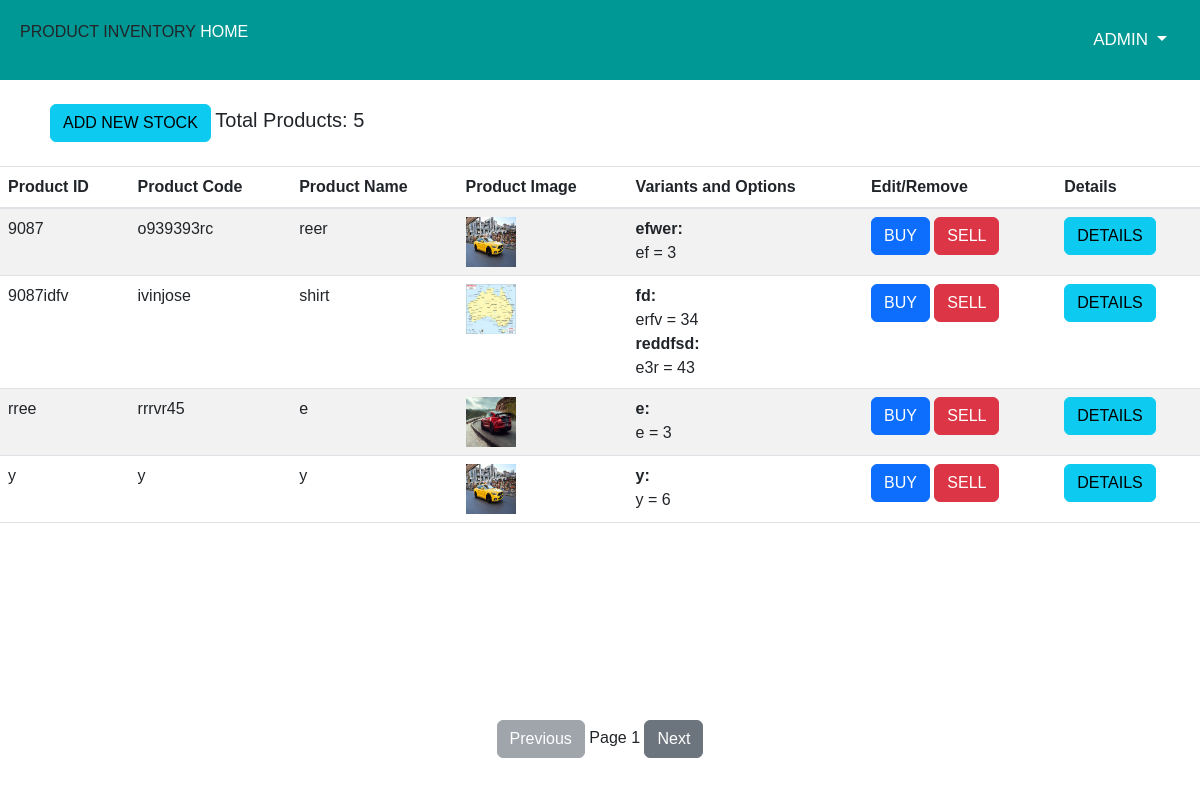
Page / (signed in) on the earlier database version.
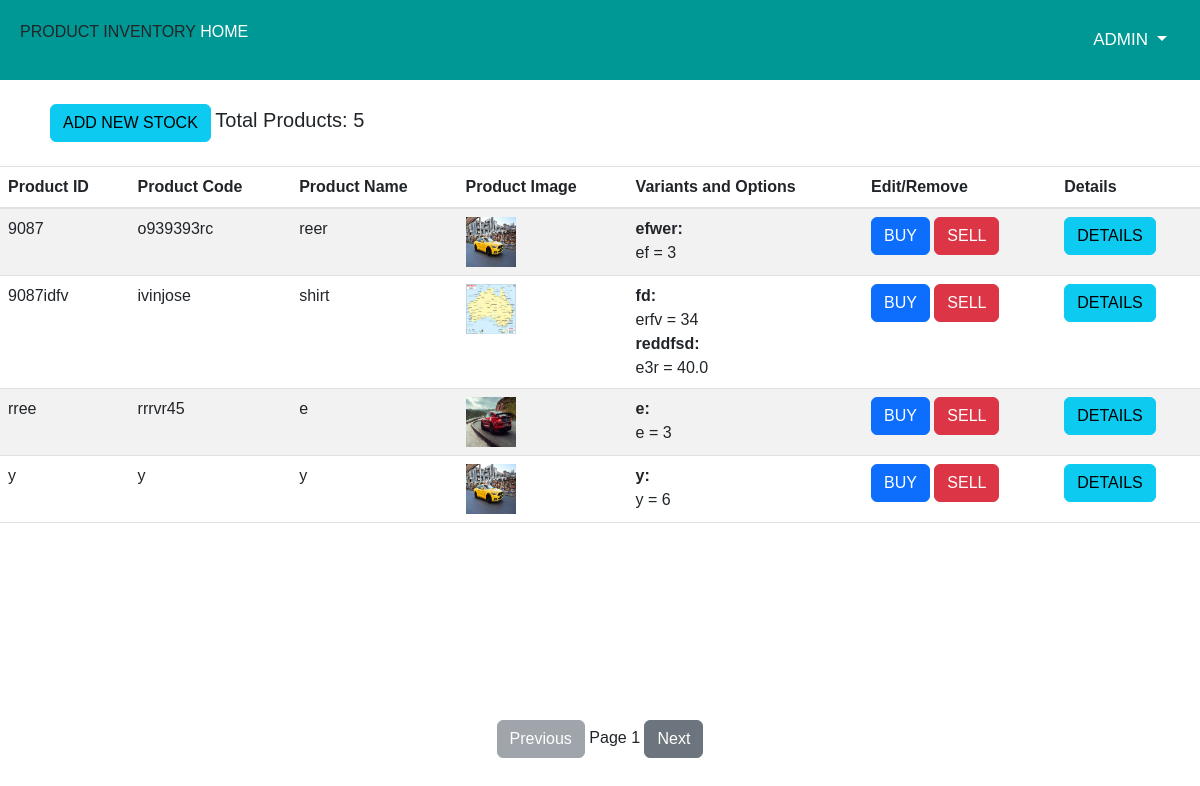
Same page on the later database version.
### main.py (models this page shows)
class ProductVariantOption(db.Model):
    __tablename__ = 'product_varient_options'
    id = db.Column(db.String(36), primary_key=True, default=lambda: str(uuid.uuid4()))
    Variant = db.Column(db.String(36), db.ForeignKey('product_varients.id'), nullable=False)
    quantity = db.Column(db.String(36), db.ForeignKey('product_varients.id'), nullable=False)
    OptionName = db.Column(db.String(255), nullable=False)
    CreatedDate = db.Column(db.DateTime, nullable=False, default=db.func.current_timestamp())
    UpdatedDate = db.Column(db.DateTime, nullable=True, onupdate=db.func.current_timestamp())

### main.py (the view)
@app.route('/')
def home():
    if 'loggedin' in session:
        products = Product.query.all()
        product_data = []
        for product in products:
            variants = ProductVariant.query.filter_by(Product=product.id).all()
            variant_data = []
            for variant in variants:
                options = ProductVariantOption.query.filter_by(Variant=variant.id).all()
                option_data = []
                for option in options:
                    option_data.append({
                        "option_name": option.OptionName,
                        "quantity": option.quantity  # Fetch the quantity field
                    })
                variant_data.append({
                    "variant_name": variant.VariantName,
                    "options": option_data
                })
            product_images = ProductImage.query.filter_by(Product=product.id).all()
            image_urls = [img.ImageURL for img in product_images]
            created_user = product.CreatedUser  # Assuming 'CreatedUser' stores the user ID of the product creator
            created_date = product.CreatedDate.strftime('%Y-%m-%d %H:%M:%S') if product.CreatedDate else None
            product_data.append({
                "id":product.id,
                "product_id": product.ProductID,
                "product_code": product.ProductCode,
                "product_name": product.ProductName,
                "product_image": image_urls,
                "variants": variant_data,
                "created_user": created_user,  # Add this field to display the creator's user ID
                "created_date": created_date  # Add this field to display the creation date
            })
        return render_template('home.html', products=product_data)
    else:
        return render_template('login.html')

### templates/home.html (shortened to what this page needs)
{% extends 'base.html' %}
{% block content %}
<!DOCTYPE html>
<html lang="en">
<head>
</head>
<body>
<br>
<a href="{{ url_for('add_stock')}}" class="btn btn-info" id="add_stock_btn">Add New Stock</a>
<span id="total_products">Total Products: {{ products|length }}</span>
<br><br>
{% if products %}
    <div id="pagination-wrapper">
        <table class="table table-striped" id="product-table">
            <thead>
                <tr>
                    <th>Product ID</th>
                    <th>Product Code</th>
                    <th>Product Name</th>
                    <th>Product Image</th>
                    <th>Variants and Options</th>
                    <th>Edit/Remove</th>
                    <th>Details</th>
                </tr>
            </thead>
            <tbody id="product-body">
                {% for product in products %}
                    <tr class="product-row">
                        <td>{{ product.product_id }}</td>
                        <td>{{ product.product_code }}</td>
                        <td>{{ product.product_name }}</td>
                        <td><img src="{{ url_for('static', filename='uploads/' + product.product_image[0]) }}" alt="{{ product.product_image[0] }}" style="width: 50px; height: 50px;"></td>
                        <td>
                            {% for variant in product.variants %}
                                <strong>{{ variant.variant_name }}:</strong><br>
                                {% for option in variant.options %}
                                    {{ option.option_name }} = {{ option.quantity }}<br>
                                {% endfor %}
                            {% endfor %}
                        </td>
                        <td>
                            <a href="/buy-product/{{ product.id }}" class="btn btn-primary">BUY</a>
                            <a href="/sell-product/{{ product.id }}" class="btn btn-danger">SELL</a>
                        </td>
                        <td>
                            <a href="/product-details/{{ product.id }}" class="btn btn-info">Details</a>
                        </td>
                    </tr>
                {% endfor %}
            </tbody>
        </table>
        <div id="pagination-controls">
            <button id="prev-btn" class="btn btn-secondary" onclick="changePage(-1)">Previous</button>
            <span id="page-number">Page 1</span>
            <button id="next-btn" class="btn btn-secondary" onclick="changePage(1)">Next</button>
        </div>
    </div>
{% else %}
    <p>No products available.</p>
{% endif %}
</body>
</html>
{% endblock %}

Differences in the rows shown:
changed ProductVariantOption (number 3 of 3 on the later page): quantity "43" → "40.0"
